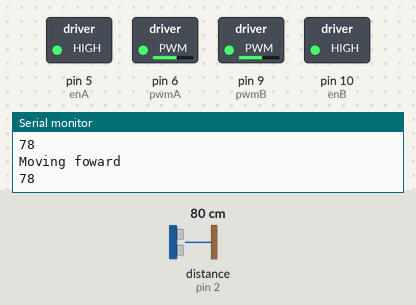
Bench run of a sketch on a simulated Arduino Uno, built with avr-gcc and run on an emulated ATmega328P. Shown: switched loads named in the sketch (green lamp = pin HIGH), the last lines printed to the serial monitor. Wiring (inferred from the names in the program): ultrasonic range finder: trigger pin 3; echo pin 2. Dashed ring = blinking. Inputs (shaded band) come from the test bench; at power-on: distance to the obstacle (sensor on pin 2) 80 cm. The echo pulse lasts 58.3 µs per cm; pins used as bus, display or sensor lines are not drawn.

Above: at 2.3 s.
2.4 s: distance to the obstacle (sensor on pin 2) set to 44 cm
3.9 s: distance to the obstacle (sensor on pin 2) set to 36 cm
At 4.71 s:
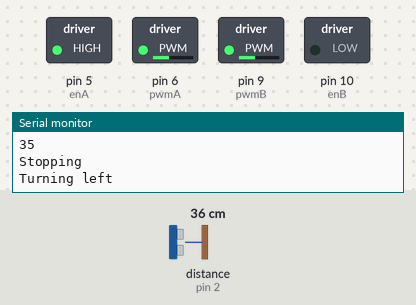
6.9 s: distance to the obstacle (sensor on pin 2) set to 60 cm
At 7.12 s:
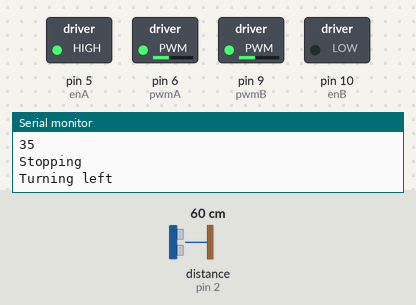
8.7 s: distance to the obstacle (sensor on pin 2) set to 2 cm
At 9.3 s:
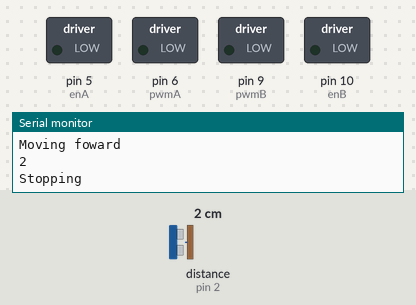
Timing chart, 0 to 12.7 s (numbered marks = the images above; inputs shaded):
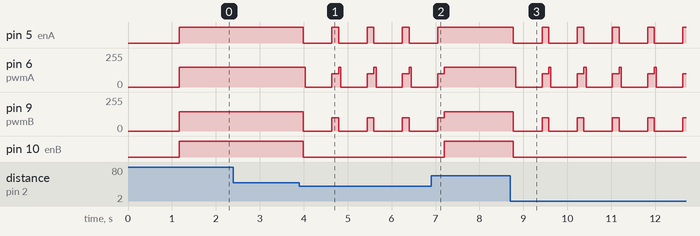

The sketch:

differentialDrive_rover.ino
```cpp
const int echoPin = 2;
const int trigPin = 3;
const int pwmA = 6; // left
const int pwmB = 9; // right
const int enA = 5; // left
const int enB = 10; // right

long duration;
int distance, dst;

void setup() {
  pinMode(trigPin, OUTPUT);
  pinMode(echoPin, INPUT);
  pinMode(pwmA, OUTPUT);
  pinMode(pwmB, OUTPUT);
  pinMode(enA, OUTPUT);
  pinMode(enB, OUTPUT);
  dst = measureDistance();
  delay(1000);
  dst = measureDistance();
  delay(100);
  Serial.begin(9600);
}

void loop() {
  dst = measureDistance();
  delay(50);

  if (dst < 40) {
    stop();
    delay(100);
    turnLeft();
  } else {
    forward();
  }
}

int measureDistance() {
  digitalWrite(trigPin, LOW);
  delayMicroseconds(2);
  digitalWrite(trigPin, HIGH);
  delayMicroseconds(10);
  digitalWrite(trigPin, LOW);
  duration = pulseIn(echoPin, HIGH);
  distance = duration * 0.034 / 2;
  Serial.println(distance);
  return distance;
}

void forward() {
  Serial.println("Moving foward");
  digitalWrite(enA, HIGH);
  digitalWrite(enB, HIGH);
  analogWrite(pwmA, 150);
  analogWrite(pwmB, 145);
}

void backward() {
  Serial.println("Moving backward");
  digitalWrite(enA, LOW);
  digitalWrite(enB, LOW);
  analogWrite(pwmA, 150);
  analogWrite(pwmB, 150);
  delay(1000);
}

void turnLeft() {
  Serial.println("Turning left");
  digitalWrite(enA, HIGH);
  digitalWrite(enB, LOW);
  analogWrite(pwmA, 100);
  analogWrite(pwmB, 100);
  delay(100);
}

void turnRight() {
  Serial.println("Turning right");
  digitalWrite(enA, LOW);
  digitalWrite(enB, HIGH);
  analogWrite(pwmA, 100);
  analogWrite(pwmB, 100);
  delay(100);
}

void stop() {
  Serial.println("Stopping");
  digitalWrite(enA, LOW);
  digitalWrite(enB, LOW);
  analogWrite(pwmA, 150);
  analogWrite(pwmB, 0);
  delay(50);
  digitalWrite(enA, LOW);
  digitalWrite(enB, LOW);
  analogWrite(pwmA, 0);
  analogWrite(pwmB, 0);
  delay(500);
}

////////////////////////////////////////////////////////////////////////////////////////////////////////////

/*
Inputs if using Nano:
const int echoPin = 2;
const int trigPin = 3;
const int pwmA = 6; // left
const int pwmB = 9; // right
const int enA = 5; // left
const int enB = 10; // right
*/

/*
Inputs if using Uno:
const int echoPin = 8;
const int trigPin = 7;
const int pwmA = 10; // left
const int pwmB = 11; // right
const int enA = 13; // left
const int enB = 12; // right
*/

/*
Inputs if using motor hat:
const int left_motor_direction = 13;
const int right_motor_direction = 12;
const int right_motor_PWM = 10;
const int left_motor_PWM = 11;
const int pan_servo_pin = 9;
const int echoPin = 8;
const int triggerPin = 7;
const int buzzer = 4;
const int tilt_servo_pin = 6;
const int left_motor_IR_sensor_pin = 2;
const int right_motor_IR_sensor_pin = 3;
*/
```

Measured:
- the behaviour switches between 41 and 40 cm on distance to the obstacle (sensor on pin 2) (found by bisection; images 0 and 1)
- after the input at 3.9 s, pin 5 (enA): alternates HIGH for 0.15 s and LOW for 0.65 s, starting after 0.09 s; pin 6 (pwmA): 150/255 → 0/255 after 0.14 s, then repeats every 0.80 s: 100/255 0.15 s, 150/255 0.05 s, 0/255 0.60 s; pin 9 (pwmB): alternates 100/255 for 0.15 s and 0/255 for 0.65 s, starting after 0.09 s; pin 10 (enB): HIGH → LOW after 0.09 s
- after the input at 6.9 s, pin 5 (enA): goes on until 7.0 s, then stays HIGH; pin 10 (enB): LOW → HIGH after 0.30 s
- after the input at 8.7 s, pin 5 (enA): alternates HIGH for 0.15 s and LOW for 0.65 s, starting after 0.07 s; pin 6 (pwmA): 150/255 → 0/255 after 0.12 s, then repeats every 0.80 s: 100/255 0.15 s, 150/255 0.05 s, 0/255 0.60 s; pin 9 (pwmB): alternates 100/255 for 0.15 s and 0/255 for 0.65 s, starting after 0.07 s; pin 10 (enB): HIGH → LOW after 0.07 s
